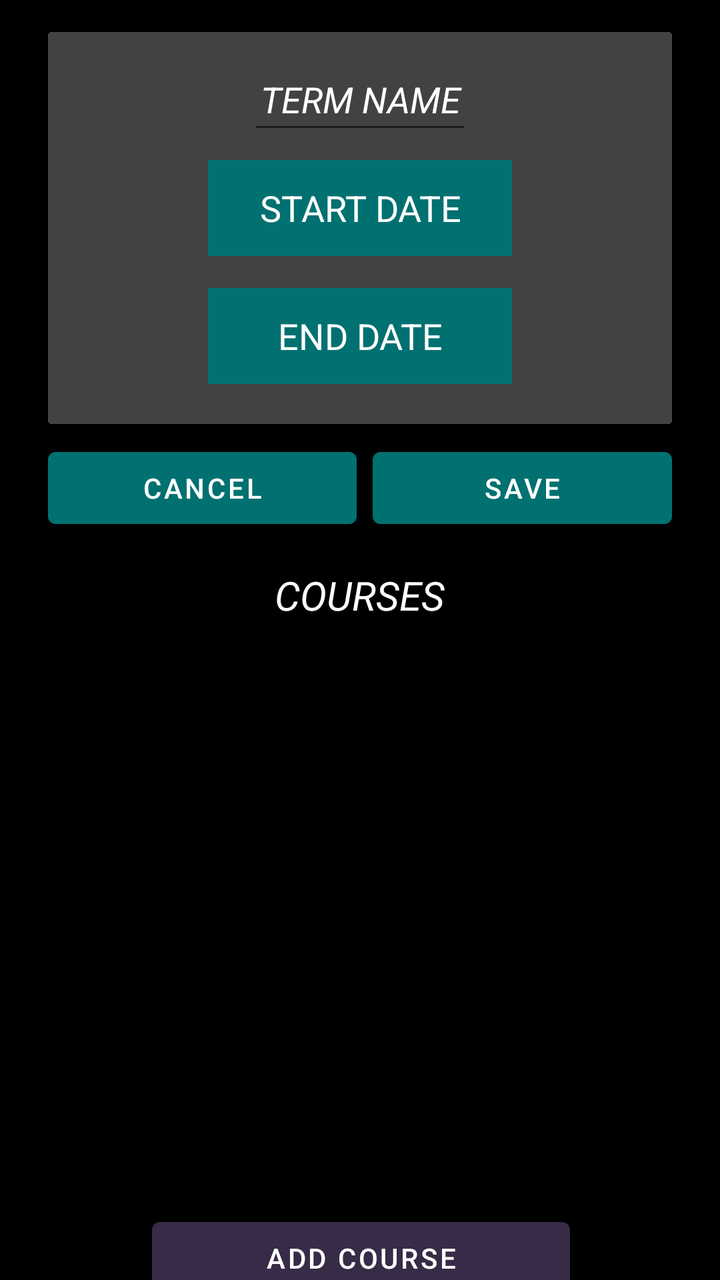
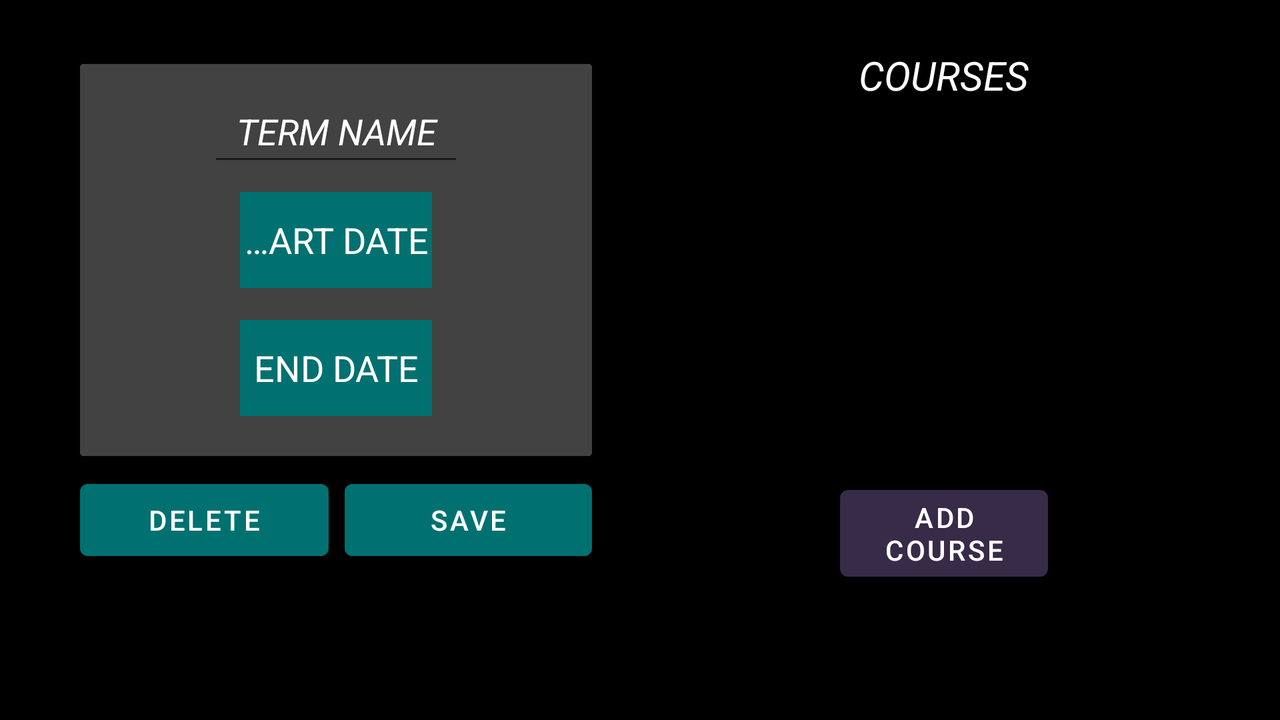

First picture: res/layout/ on a phone held upright. Second picture: the repository's own variant of that layout, on a device whose configuration matches the variant's folder. Source for both follows.
<!-- AndroidManifest.xml: application theme Theme.TermPlanner -->
<!-- res/layout/activity_details_term.xml -->
<?xml version="1.0" encoding="utf-8"?>
<androidx.constraintlayout.widget.ConstraintLayout xmlns:android="http://schemas.android.com/apk/res/android"
    xmlns:app="http://schemas.android.com/apk/res-auto"
    xmlns:tools="http://schemas.android.com/tools"
    android:background="@color/black"
    android:layout_width="match_parent"
    android:layout_height="match_parent"
    tools:context=".UI.TermDetailsActivity">

    <androidx.cardview.widget.CardView
        android:id="@+id/termDetailsCardView"
        android:layout_width="match_parent"
        android:layout_height="wrap_content"
        android:layout_marginStart="24dp"
        android:layout_marginTop="16dp"
        android:layout_marginEnd="24dp"
        app:layout_constraintEnd_toEndOf="parent"
        app:layout_constraintStart_toStartOf="parent"
        app:layout_constraintTop_toTopOf="parent">

        <LinearLayout
            android:layout_width="match_parent"
            android:layout_height="match_parent"
            android:background="@color/cardview_dark_background"
            android:orientation="vertical">

            <EditText
                android:id="@+id/termDetailsTitle"
                android:layout_width="match_parent"
                android:layout_height="wrap_content"
                android:layout_centerInParent="true"
                android:layout_marginLeft="100dp"
                android:layout_marginTop="8dp"
                android:layout_marginRight="100dp"
                android:layout_marginBottom="8dp"
                android:ellipsize="start"
                android:ems="10"
                android:gravity="center"
                android:hint="TERM NAME"
                android:textStyle="italic"
                android:inputType="textPersonName"
                android:minHeight="48dp"
                android:text=""
                android:textColor="#FFFFFF"
                android:textColorHint="#FFFFFF" />

            <EditText
                android:id="@+id/termDetailsStartDate"
                android:layout_width="match_parent"
                android:layout_height="48dp"
                android:layout_centerInParent="true"
                android:layout_marginLeft="80dp"
                android:layout_marginRight="80dp"
                android:layout_marginBottom="16dp"
                android:background="@color/teal_700"
                android:ellipsize="start"
                android:ems="10"
                android:gravity="center"
                android:hint="START DATE"
                android:inputType="date"
                android:textColor="#FFFFFF"
                android:textColorHint="#FFFFFF"
                android:textSize="18sp" />

            <EditText
                android:id="@+id/termdDetailsEndDate"
                android:layout_width="match_parent"
                android:layout_height="48dp"
                android:layout_centerInParent="true"
                android:layout_marginLeft="80dp"
                android:layout_marginRight="80dp"
                android:layout_marginBottom="20dp"
                android:background="@color/teal_700"
                android:ellipsize="start"
                android:ems="10"
                android:gravity="center"
                android:hint="END DATE"
                android:inputType="date"
                android:textColor="#FFFFFF"
                android:textColorHint="#FFFFFF"
                android:textSize="18sp" />

        </LinearLayout>
    </androidx.cardview.widget.CardView>

    <LinearLayout
        android:id="@+id/delete_save_group"
        android:layout_width="match_parent"
        android:layout_height="wrap_content"
        android:layout_marginStart="24dp"
        android:layout_marginTop="8dp"
        android:layout_marginEnd="24dp"
        android:orientation="horizontal"
        app:layout_constraintEnd_toEndOf="parent"
        app:layout_constraintStart_toStartOf="parent"
        app:layout_constraintTop_toBottomOf="@+id/termDetailsCardView">

        <Button
            android:id="@+id/cancel_term_details_button"
            android:layout_width="wrap_content"
            android:layout_height="wrap_content"
            android:layout_marginRight="4dp"
            android:layout_weight="1"
            android:backgroundTint="@color/teal_700"
            android:text="CANCEL" />

        <Button
            android:id="@+id/save_term_details_button"
            android:layout_width="wrap_content"
            android:layout_height="wrap_content"
            android:layout_marginLeft="4dp"
            android:layout_weight="1"
            android:backgroundTint="@color/teal_700"
            android:onClick="saveTermDetails"
            android:text="SAVE" />
    </LinearLayout>

    <LinearLayout
        android:id="@+id/courses_text"
        android:layout_width="match_parent"
        android:layout_height="wrap_content"
        android:layout_marginStart="24dp"
        android:layout_marginTop="16dp"
        android:layout_marginEnd="24dp"
        android:gravity="center"
        android:orientation="horizontal"
        app:layout_constraintBottom_toTopOf="@id/linearLayout4"
        app:layout_constraintEnd_toEndOf="parent"
        app:layout_constraintStart_toStartOf="parent"
        app:layout_constraintTop_toBottomOf="@+id/delete_save_group">

        <TextView
            android:id="@+id/courses"
            android:layout_width="wrap_content"
            android:layout_height="wrap_content"
            android:text="COURSES"
            android:textColor="@color/white"
            android:textSize="20sp"
            android:textStyle="italic" />
    </LinearLayout>

    <LinearLayout
        android:id="@+id/linearLayout4"
        android:layout_width="match_parent"
        android:layout_height="340dp"
        android:layout_marginStart="24dp"
        android:layout_marginTop="8dp"
        android:layout_marginEnd="24dp"
        android:orientation="vertical"
        app:layout_constraintEnd_toEndOf="parent"
        app:layout_constraintStart_toStartOf="parent"
        app:layout_constraintTop_toBottomOf="@id/courses_text">

        <androidx.recyclerview.widget.RecyclerView
            android:id="@+id/term_with_courses_recycler"
            android:layout_width="match_parent"
            android:layout_height="wrap_content"
            android:layout_marginBottom="20dp"
            android:clipToPadding="false"
            tools:listitem="@layout/list_course" />
    </LinearLayout>

    <LinearLayout
        android:layout_width="409dp"
        android:layout_height="81dp"
        android:layout_marginStart="64dp"
        android:layout_marginTop="8dp"
        android:layout_marginEnd="64dp"
        android:layout_marginBottom="16dp"
        android:orientation="horizontal"
        app:layout_constraintBottom_toBottomOf="parent"
        app:layout_constraintEnd_toEndOf="parent"
        app:layout_constraintStart_toStartOf="parent"
        app:layout_constraintTop_toBottomOf="@+id/linearLayout4">

        <Button
            android:id="@+id/addCourse"
            android:layout_width="wrap_content"
            android:layout_height="wrap_content"
            android:layout_marginStart="100dp"
            android:layout_marginEnd="100dp"
            android:layout_weight="1"
            android:onClick="AddCourse"
            android:text="ADD COURSE" />
    </LinearLayout>


</androidx.constraintlayout.widget.ConstraintLayout>
<!-- res/layout/list_course.xml (included above) -->
<?xml version="1.0" encoding="utf-8"?>
<androidx.constraintlayout.widget.ConstraintLayout xmlns:android="http://schemas.android.com/apk/res/android"
    xmlns:app="http://schemas.android.com/apk/res-auto"
    xmlns:tools="http://schemas.android.com/tools"
    android:layout_width="match_parent"
    android:layout_height="72dp"
    android:layout_marginBottom="12dp">

    <androidx.cardview.widget.CardView
        android:id="@+id/course_list_view"
        android:layout_width="match_parent"
        android:layout_height="wrap_content"
        android:layout_marginTop="24dp"
        android:layout_marginBottom="24dp"
        app:cardBackgroundColor="@color/cardview_dark_background"
        app:layout_constraintBottom_toBottomOf="parent"
        app:layout_constraintEnd_toEndOf="parent"
        app:layout_constraintStart_toStartOf="parent"
        app:layout_constraintTop_toTopOf="parent">

        <androidx.constraintlayout.widget.ConstraintLayout
            android:layout_width="match_parent"
            android:layout_height="match_parent">

            <TextView
                android:id="@+id/course_list_title"
                android:layout_width="wrap_content"
                android:layout_height="wrap_content"
                android:layout_marginStart="32dp"
                android:layout_marginTop="16dp"
                android:layout_marginBottom="9dp"
                android:text="Course Name"
                android:textColor="#FFFFFF"
                android:textSize="30sp"
                app:layout_constraintBottom_toTopOf="@+id/course_list_date"
                app:layout_constraintStart_toStartOf="parent"
                app:layout_constraintTop_toTopOf="parent" />

            <TextView
                android:id="@+id/course_list_date"
                android:layout_width="wrap_content"
                android:layout_height="wrap_content"
                android:layout_marginStart="32dp"
                android:layout_marginBottom="16dp"
                android:text="00/00/0000 - 00/00/0000"
                android:textColor="#FFFFFF"
                app:layout_constraintBottom_toBottomOf="parent"
                app:layout_constraintStart_toStartOf="parent" />

            <ImageButton
                android:id="@+id/course_list_button"
                android:layout_width="60dp"
                android:layout_height="75dp"
                android:layout_marginTop="16dp"
                android:layout_marginEnd="32dp"
                android:layout_marginBottom="16dp"
                android:background="@color/teal_700"
                app:layout_constraintBottom_toBottomOf="parent"
                app:layout_constraintEnd_toEndOf="parent"
                app:layout_constraintTop_toTopOf="parent"
                app:srcCompat="@drawable/ic_baseline_arrow_forward_24"
                tools:ignore="SpeakableTextPresentCheck" />
        </androidx.constraintlayout.widget.ConstraintLayout>

    </androidx.cardview.widget.CardView>

</androidx.constraintlayout.widget.ConstraintLayout>
<!-- resources referenced by this layout -->
<resources>
  <color name="black">#FF000000</color>
  <color name="teal_700">#007170</color>
  <color name="white">#FFFFFFFF</color>
  <style name="Theme.TermPlanner" parent="Theme.MaterialComponents.DayNight.DarkActionBar">
          
          <item name="colorPrimary">@color/purple_700</item>
          <item name="colorPrimaryVariant">@color/purple_700</item>
          <item name="colorOnPrimary">@color/white</item>
          
          <item name="colorSecondary">@color/teal_200</item>
          <item name="colorSecondaryVariant">@color/teal_700</item>
          <item name="colorOnSecondary">@color/black</item>
          
          <item name="android:statusBarColor" tools:targetApi="l">?attr/colorPrimaryVariant</item>
          
      </style>
  <color name="purple_700">#372B47</color>
  <color name="teal_200">#FF03DAC5</color>
</resources>
<!-- res/layout-land/activity_details_term.xml (the repository's variant of the layout above) -->
<!-- drawn on the phone turned sideways -->
<?xml version="1.0" encoding="utf-8"?>
<androidx.constraintlayout.widget.ConstraintLayout xmlns:android="http://schemas.android.com/apk/res/android"
    xmlns:app="http://schemas.android.com/apk/res-auto"
    xmlns:tools="http://schemas.android.com/tools"
    android:layout_width="match_parent"
    android:layout_height="match_parent"
    android:background="@color/black"
    tools:context=".UI.TermDetailsActivity">

    <LinearLayout
        android:layout_width="match_parent"
        android:layout_height="match_parent"
        android:layout_marginStart="16dp"
        android:layout_marginTop="16dp"
        android:layout_marginEnd="16dp"
        android:layout_marginBottom="16dp"
        android:orientation="horizontal"
        app:layout_constraintBottom_toBottomOf="parent"
        app:layout_constraintEnd_toEndOf="parent"
        app:layout_constraintStart_toStartOf="parent"
        app:layout_constraintTop_toTopOf="parent">

        <LinearLayout
            android:id="@+id/leftie"
            android:layout_width="match_parent"
            android:layout_height="match_parent"
            android:layout_weight="1"
            android:orientation="vertical">

            <androidx.cardview.widget.CardView
                android:id="@+id/termDetailsCardView"
                android:layout_width="match_parent"
                android:layout_height="wrap_content"
                android:layout_marginStart="24dp"
                android:layout_marginTop="16dp"
                android:layout_marginEnd="24dp">

                <LinearLayout
                    android:layout_width="match_parent"
                    android:layout_height="match_parent"
                    android:background="@color/cardview_dark_background"
                    android:orientation="vertical">

                    <EditText
                        android:id="@+id/termDetailsTitle"
                        android:layout_width="match_parent"
                        android:layout_height="wrap_content"
                        android:layout_centerInParent="true"
                        android:layout_marginLeft="64dp"
                        android:layout_marginTop="8dp"
                        android:layout_marginRight="64dp"
                        android:layout_marginBottom="8dp"
                        android:ellipsize="start"
                        android:ems="10"
                        android:gravity="center"
                        android:hint="TERM NAME"
                        android:inputType="textPersonName"
                        android:minHeight="48dp"
                        android:text=""
                        android:textColor="#FFFFFF"
                        android:textColorHint="#FFFFFF"
                        android:textStyle="italic" />

                    <EditText
                        android:id="@+id/termDetailsStartDate"
                        android:layout_width="match_parent"
                        android:layout_height="48dp"
                        android:layout_centerInParent="true"
                        android:layout_marginLeft="80dp"
                        android:layout_marginRight="80dp"
                        android:layout_marginBottom="16dp"
                        android:background="@color/teal_700"
                        android:ellipsize="start"
                        android:ems="10"
                        android:gravity="center"
                        android:hint="START DATE"
                        android:inputType="date"
                        android:textColor="#FFFFFF"
                        android:textColorHint="#FFFFFF"
                        android:textSize="18sp" />

                    <EditText
                        android:id="@+id/termdDetailsEndDate"
                        android:layout_width="match_parent"
                        android:layout_height="48dp"
                        android:layout_centerInParent="true"
                        android:layout_marginLeft="80dp"
                        android:layout_marginRight="80dp"
                        android:layout_marginBottom="20dp"
                        android:background="@color/teal_700"
                        android:ellipsize="start"
                        android:ems="10"
                        android:gravity="center"
                        android:hint="END DATE"
                        android:inputType="date"
                        android:textColor="#FFFFFF"
                        android:textColorHint="#FFFFFF"
                        android:textSize="18sp" />

                </LinearLayout>
            </androidx.cardview.widget.CardView>

            <LinearLayout
                android:id="@+id/delete_save_group"
                android:layout_width="match_parent"
                android:layout_height="wrap_content"
                android:layout_marginStart="24dp"
                android:layout_marginTop="8dp"
                android:layout_marginEnd="24dp"
                android:orientation="horizontal">

                <Button
                    android:id="@+id/delete_term_details_button"
                    android:layout_width="wrap_content"
                    android:layout_height="wrap_content"
                    android:layout_marginRight="4dp"
                    android:layout_weight="1"
                    android:backgroundTint="@color/teal_700"
                    android:onClick="DeleteTerm"
                    android:text="DELETE" />

                <Button
                    android:id="@+id/save_term_details_button"
                    android:layout_width="wrap_content"
                    android:layout_height="wrap_content"
                    android:layout_marginLeft="4dp"
                    android:layout_weight="1"
                    android:backgroundTint="@color/teal_700"
                    android:onClick="saveTermDetails"
                    android:text="SAVE" />
            </LinearLayout>


        </LinearLayout>

        <LinearLayout
            android:id="@+id/rightie"
            android:layout_width="match_parent"
            android:layout_height="match_parent"
            android:layout_weight="1"
            android:orientation="vertical">

            <LinearLayout
                android:id="@+id/courses_text"
                android:layout_width="match_parent"
                android:layout_height="wrap_content"
                android:layout_marginStart="24dp"
                android:layout_marginTop="8dp"
                android:layout_marginEnd="24dp"
                android:gravity="center"
                android:orientation="horizontal">

                <TextView
                    android:id="@+id/courses"
                    android:layout_width="wrap_content"
                    android:layout_height="wrap_content"
                    android:text="COURSES"
                    android:textColor="@color/white"
                    android:textSize="20sp"
                    android:textStyle="italic" />
            </LinearLayout>

            <LinearLayout
                android:id="@+id/linearLayout4"
                android:layout_width="match_parent"
                android:layout_height="172dp"
                android:layout_marginStart="24dp"
                android:layout_marginTop="8dp"
                android:layout_marginEnd="24dp"
                android:orientation="vertical">

                <androidx.recyclerview.widget.RecyclerView
                    android:id="@+id/term_with_courses_recycler"
                    android:layout_width="match_parent"
                    android:layout_height="wrap_content"
                    android:layout_marginBottom="8dp"
                    android:clipToPadding="false"
                    tools:listitem="@layout/list_course" />
            </LinearLayout>

            <LinearLayout
                android:layout_width="match_parent"
                android:layout_height="wrap_content"
                android:layout_marginStart="0dp"
                android:layout_marginTop="8dp"
                android:layout_marginEnd="0dp"
                android:orientation="horizontal">

                <Button
                    android:id="@+id/addCourse"
                    android:layout_width="wrap_content"
                    android:layout_height="wrap_content"
                    android:layout_marginStart="100dp"
                    android:layout_marginEnd="100dp"
                    android:layout_weight="1"
                    android:onClick="AddCourse"
                    android:text="ADD COURSE" />
            </LinearLayout>

        </LinearLayout>

    </LinearLayout>


</androidx.constraintlayout.widget.ConstraintLayout>
